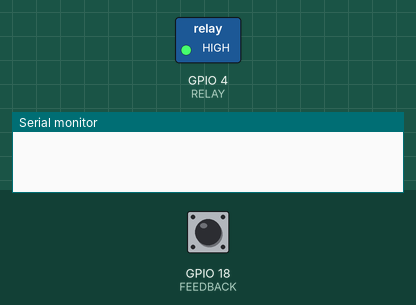
Recording of a program running on a simulated ESP32-S3. Shown: switched loads named in the program (green lamp = pin HIGH), the last lines printed to the serial monitor. The test bench sets the inputs (shaded band); at power-on: GPIO 18 (FEEDBACK) HIGH.

Above: at 1.2 s.
1.3 s: GPIO 18 (FEEDBACK) pulled LOW for 0.15 s
At 2.8 s:
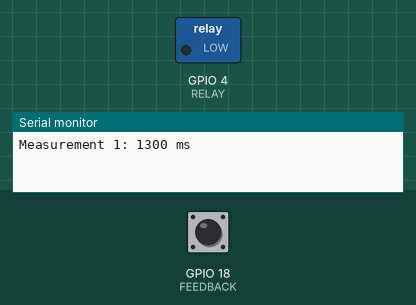
4.4 s: GPIO 18 (FEEDBACK) pulled LOW for 3.2 s
At 8.3 s:
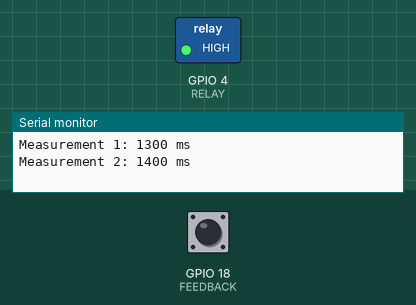
Timing chart, 0 to 9.8 s (numbered marks = the images above; inputs shaded):
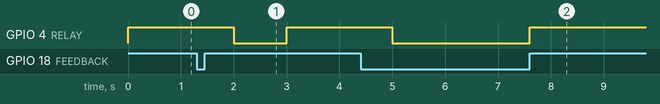

The program:

main.cpp
```cpp
#include <Arduino.h>

constexpr uint8_t RELAY = 4;
constexpr uint8_t FEEDBACK = 18;
constexpr uint8_t NUMBER_OF_MEASUREMENTS = 10;

volatile bool relayClosed = false;
volatile uint32_t triggerTime = 0;

uint32_t startTime = 0;
uint32_t totalDelay = 0;
uint8_t count = 0;
bool measurementInProgress = false;

void prepareMeasurement();
void printMeasurementResults();
void printResults();

void IRAM_ATTR relaySwitch() {
  triggerTime = millis();
  relayClosed = true;
}

void setup() {
  Serial.begin(115200);

  pinMode(RELAY, OUTPUT);
  digitalWrite(RELAY, LOW);

  pinMode(FEEDBACK, INPUT_PULLUP);

  attachInterrupt(digitalPinToInterrupt(FEEDBACK), relaySwitch, FALLING);
}

void loop() {
  if (!measurementInProgress) {
    prepareMeasurement();
  }

  if (measurementInProgress && relayClosed) {
    printMeasurementResults();

    if (count == NUMBER_OF_MEASUREMENTS) {
      printResults();
    }
  }

  delay(1000);
}

void prepareMeasurement() {
    relayClosed = false;
    while (digitalRead(FEEDBACK) == LOW) {
      // wait until contact is open
    }

    startTime = millis();
    digitalWrite(RELAY, HIGH);
    measurementInProgress = true;
}

void printMeasurementResults() {
    uint32_t delayMs = triggerTime - startTime;

    Serial.printf(
        "Measurement %d: %lu ms\n",
        count + 1,
        delayMs
    );

    totalDelay += delayMs;
    count++;

    digitalWrite(RELAY, LOW);
    measurementInProgress = false;
}

void printResults() {
  float average = totalDelay / (float)NUMBER_OF_MEASUREMENTS;

  Serial.printf("Average delay = %.2f ms\n", average);
  Serial.println();
  totalDelay = 0;
  count = 0;
}
```

Measured:
- after the input at 1.3 s, GPIO 4 (RELAY): HIGH → LOW after 0.70 s, → HIGH 1.0 s later
- after the input at 4.4 s, GPIO 4 (RELAY): HIGH → LOW after 0.60 s, → HIGH 2.6 s later
